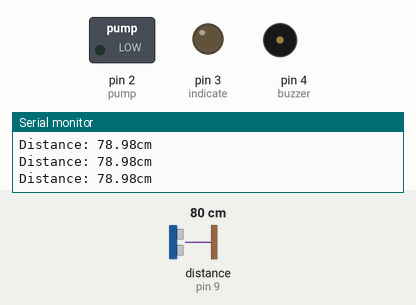
This sketch was run on a simulated Arduino Uno, built with avr-gcc and run on an emulated ATmega328P. Shown: switched loads named in the sketch (green lamp = pin HIGH), output pins drawn as LEDs (lit = HIGH), buzzer (waves = sounding, pin HIGH), the last lines printed to the serial monitor. Wiring (inferred from the names in the program): ultrasonic range finder: trigger pin 10; echo pin 9. Dashed ring = blinking. The inputs (shaded band) are chosen by the test bench; at power-on: distance to the obstacle (sensor on pin 9) 80 cm. The echo pulse lasts 58.3 µs per cm; pins used as bus, display or sensor lines are not drawn.

Above: at 1.2 s.
1.3 s: distance to the obstacle (sensor on pin 9) set to 179 cm
4.3 s: distance to the obstacle (sensor on pin 9) set to 185 cm
At 4.49 s:
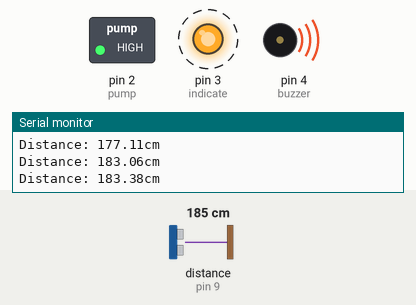
7.3 s: distance to the obstacle (sensor on pin 9) set to 33 cm
10.3 s: distance to the obstacle (sensor on pin 9) set to 28 cm
At 10.5 s:
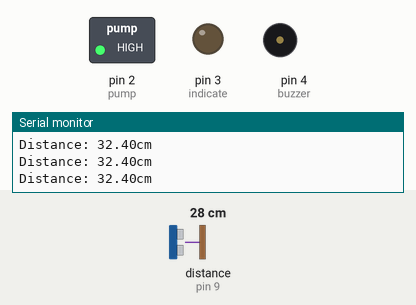
13.3 s: distance to the obstacle (sensor on pin 9) set to 250 cm
At 13.47 s:
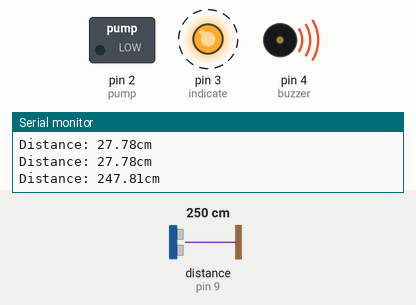
16.3 s: distance to the obstacle (sensor on pin 9) set to 208 cm
19.3 s: distance to the obstacle (sensor on pin 9) set to 197 cm
At 19.74 s:
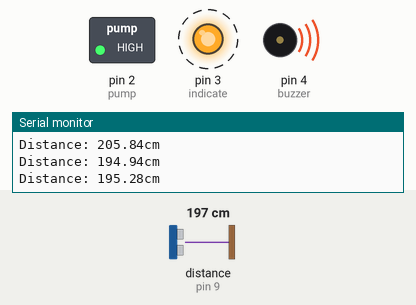
Timing chart, 0 to 23.3 s (numbered marks = the images above; inputs shaded):
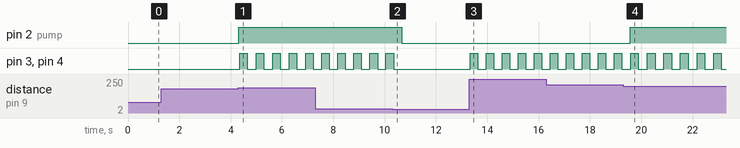

The sketch:

sketch_feb22a.ino
```cpp
const int trig = 10;
const int echo = 9;
const int pump = 2;
const int indicate = 3;
const int buzzer = 4;
long duration;
float distance;

void setup()
{
  pinMode (trig,OUTPUT);
  pinMode (echo, INPUT);
  pinMode (pump,OUTPUT);
  pinMode (indicate,OUTPUT);
  pinMode (buzzer,OUTPUT);
  Serial.begin (9600);
}

void loop()
{
  ultrasonic ();

  if (distance > 200)  //overflow
  {
    alarm();
  }
  else if (distance > 180)  //minimum
  {
    while (distance >= 30)  //maximum
    {
      digitalWrite (pump,HIGH);
      ultrasonic ();

      if (distance < 200)
      {
        alarm ();
        ultrasonic ();
      }
    }
    digitalWrite (pump,LOW);
  }
}

void ultrasonic ()
{
  digitalWrite (trig,LOW);
  delayMicroseconds (2);
  digitalWrite (trig,HIGH);
  delayMicroseconds (10);
  digitalWrite (trig,LOW);

  duration = pulseIn (echo, HIGH);
  distance = duration * 0.034 / 2;

  Serial.print ("Distance: ");
  Serial.print (distance);
  Serial.println ("cm");
  delay(10);
}

void alarm ()
{
  digitalWrite (buzzer,HIGH);
  digitalWrite (indicate,HIGH);
  delay (300);
  digitalWrite (buzzer,LOW);
  digitalWrite (indicate,LOW);
  delay (300);
}
```

Measured:
- the behaviour switches between 181 and 182 cm on distance to the obstacle (sensor on pin 9) (found by bisection; images 0 and 1)
- the behaviour switches between 31 and 30 cm on distance to the obstacle (sensor on pin 9) (found by bisection; images 1 and 2)
- the behaviour switches between 203 and 202 cm on distance to the obstacle (sensor on pin 9) (found by bisection; images 3 and 4)
- after the input at 4.3 s, pin 2 (pump): LOW → HIGH at once; pin 3 (indicate), pin 4 (buzzer): alternates HIGH for 0.30 s and LOW for 0.34 s, starting at once
- after the input at 10.3 s, pin 2 (pump): HIGH → LOW after 0.36 s; pin 3 (indicate), pin 4 (buzzer): goes on until 10.3 s, then stays LOW
- after the input at 13.3 s, pin 3 (indicate), pin 4 (buzzer): alternates HIGH for 0.30 s and LOW for 0.33 s, starting at once
- after the input at 19.3 s, pin 2 (pump): LOW → HIGH after 0.27 s
